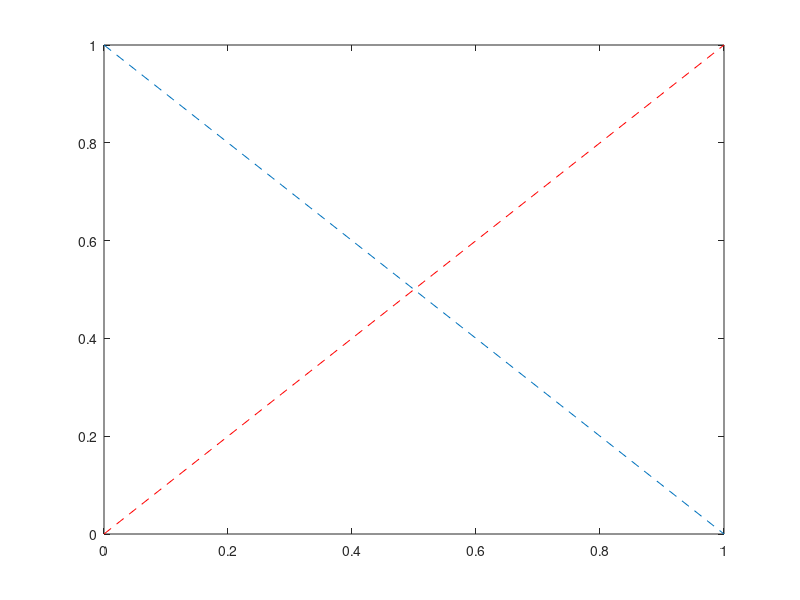

This chart was generated by the following MATLAB code: (Note: this script raises an error after producing the figure.)
x_array = [0 1];
x_array_2 = [0 1];
y_array_eff = [1 0];
y_array_fair = [0 1];

figure()
plot(x_array, y_array_eff, '--')
hold on
plot(x_array_2, y_array_fair, '--r')
plot()
hold off

% Maximum theoretical throughputs
p_intr = 0.001
max_th_c1 = 1500*(sqrt(3/(2*p_intr)))/rtt1
max_th_c2 = 1500*(sqrt(3/(2*p_intr)))/rtt2
rel_th_c1 = throughput_sim_c1/max_th_c1;
rel_th_c2 = throughput_sim_c2/max_th_c2;